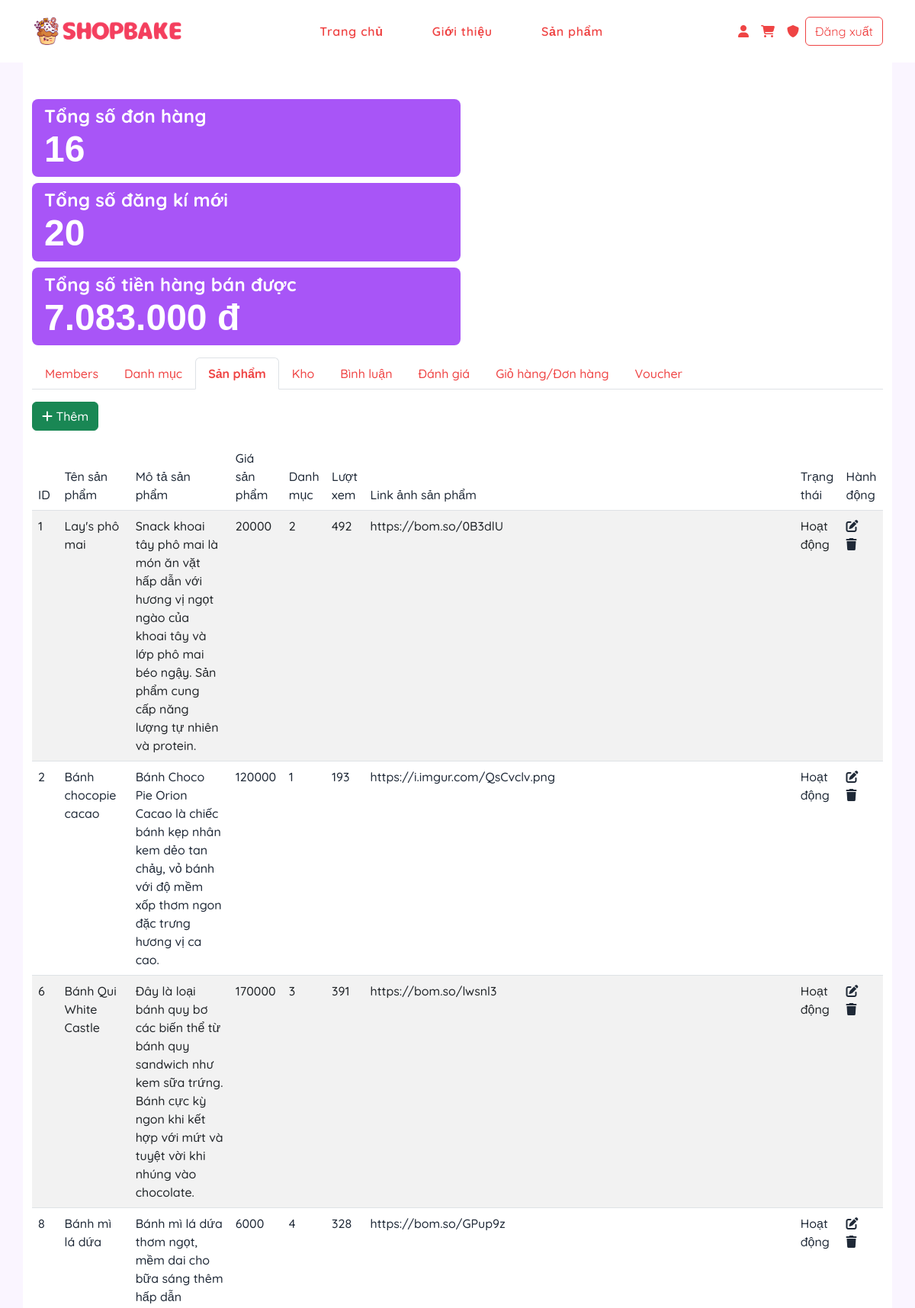
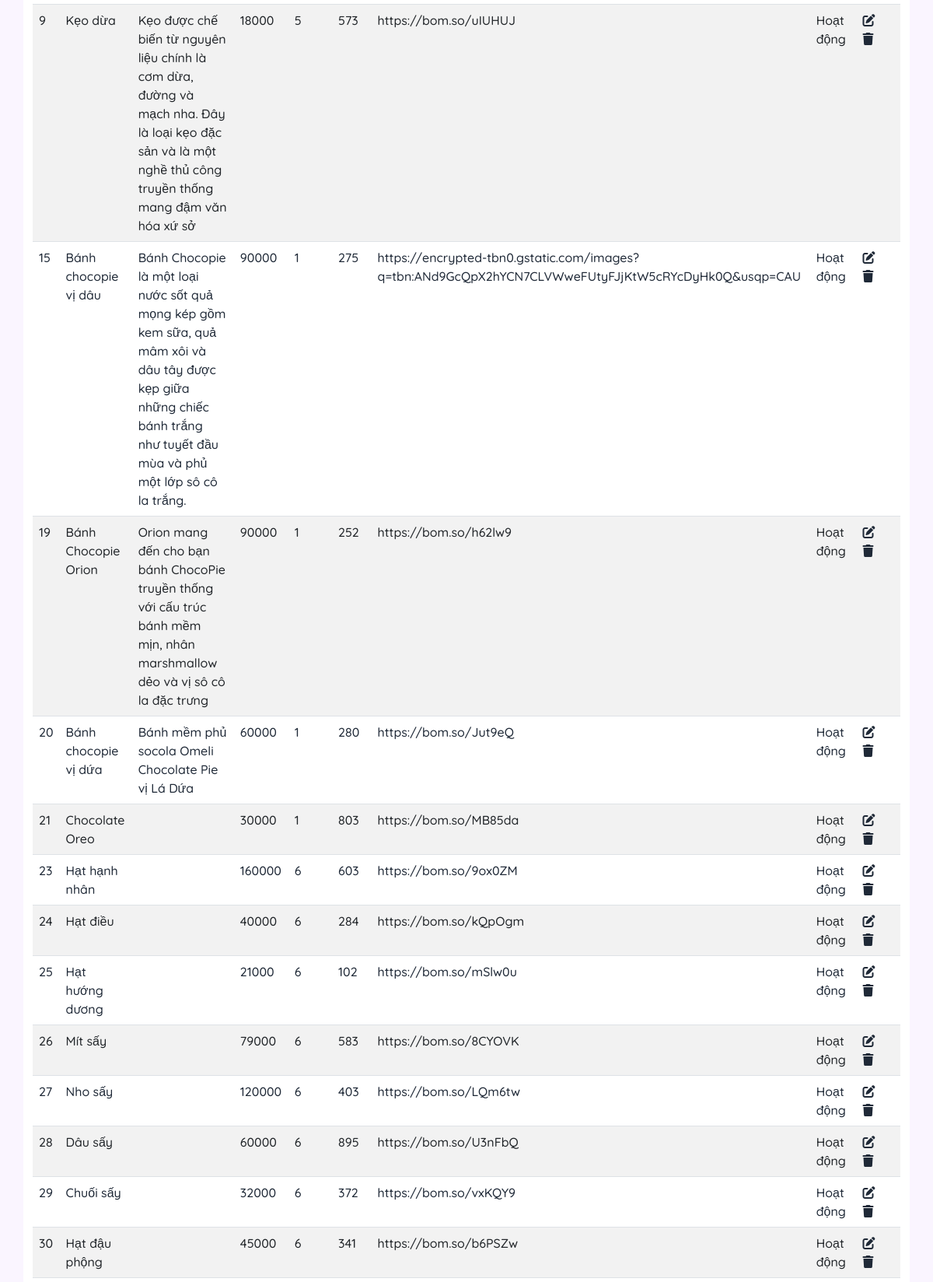
Page /admin/products (signed in, upper part) on the committed database (2 pictures, top to bottom).
### tables this page shows
CREATE TABLE `products` (
  `prod_id` int(11) NOT NULL AUTO_INCREMENT,
  `prod_name` varchar(255) NOT NULL,
  `prod_desc` text DEFAULT NULL,
  `prod_price` int(11) NOT NULL,
  `category_id` int(11) NOT NULL,
  `views` int(11) DEFAULT 0,
  `best_sell` enum('0','1') DEFAULT '0',
  `img_path` text NOT NULL,
  `is_delete` enum('0','1') DEFAULT '0',
  PRIMARY KEY (`prod_id`),
  KEY `fk_cat_idx` (`category_id`),
  CONSTRAINT `fk_cat` FOREIGN KEY (`category_id`) REFERENCES `categories` (`category_id`)
);

### app/controllers/BaseController.php (called while the page is built, shortened)
<?php
class BaseController
{
    protected function view($viewPath, array $params = [])
    {
        $newViewPath = self::VIEW_FOLDER . "/" . str_replace('.', '/', $viewPath) . '.php';
        require $newViewPath;
    }
}
?>

### app/core/Database.php (called while the page is built)
<?php
class Database {
    private $host = DB_HOST;
    private $db_name = DB_NAME;
    private $username = DB_USER;
    private $password = DB_PASS;
    public function getConnection() {
        $conn = null;
        try {
            $conn = new PDO("mysql:host={$this->host};dbname={$this->db_name};charset=utf8mb4", $this->username, $this->password);
            $conn->setAttribute(PDO::ATTR_ERRMODE, PDO::ERRMODE_EXCEPTION);
        } catch (PDOException $e) {
            echo "Connection error: " . $e->getMessage();
        }
        return $conn;
    }
}

### app/models/ProductModel.php (called while the page is built, shortened)
<?php
class ProductModel extends BaseModel
{
    public function getListProduct($limit = null, $filter = null, $search = null)
    {
        if (isset($search)) {
            $searchData = [
                "prod_name" => $search
            ];
        } else {
            $searchData = [];
        }
        if (isset($filter)) {
            $filterData = [
                "category_id" => $filter
            ];
        } else {
            $filterData = [];
        }
        $listProduct = $this->getAll(table: self::PROD_TABLE, limit: $limit, conditions: $filterData, likeConditions: $searchData);
        return $listProduct;
    }
}

### app/models/BaseModel.php (called while the page is built, shortened)
<?php
class BaseModel extends Database
{
    protected $conn;
    public function __construct()
    {
        $this->conn = $this->getConnection();
    }
    public function getAll($table, $limit = null, $arraySelect = ['*'], $conditions = [], $order = null, $likeConditions = [])
    {
        $result = $this->_query($table, $arraySelect, $conditions, $limit, $order, $likeConditions);
        return $result;
    }
    private function _query($table, $arraySelect = ['*'], $conditions = [], $limit = null, $order = null, $likeConditions = [])
    {
        try {
            $column = implode(', ', $arraySelect);
            $sql = "SELECT $column FROM $table";
            if (!empty($conditions)) {
                $sql .= " WHERE ";
                $conditionsArray = [];
                foreach ($conditions as $column => $value) {
                    $conditionsArray[] = "$column = :$column";
                }
                $sql .= implode(' AND ', $conditionsArray);
            }
            $stmt = $this->conn->prepare($sql);
            if (!empty($conditions)) {
                foreach ($conditions as $column => $value) {
                    $stmt->bindValue(":$column", $value);
                }
            }
            $stmt->execute();
            return $stmt->fetchAll(PDO::FETCH_ASSOC);
        } catch (PDOException $e) {
            return false;
        }
    }
}
?>

### app/views/admin/productViews.php (the view)
<main class="container-fluid">
    <div class="bg-white container-lg py-5">
        <?php require_once "./app/views/admin/head_tabs.php" ?>
        <div class="py-3">
            <div class="table-responsive">
                <div class="table-wrapper">
                    <div class="table-title pb-3">
                        <div class="row">
                            <div class="col-sm-6">
                                <a href="<?php echo BASEPATH . "/admin/products/add" ?>" class="btn btn-success "
                                   data-toggle="modal">
                                    <i class="fa-solid fa-plus text-white"></i>
                                    <span class="text-white">Thêm</span>
                                </a>
                            </div>
                        </div>
                    </div>
                    <table class="table table-striped table-hover">
                        <thead>
                        <tr>
                            <th>ID</th>
                            <th>Tên sản phẩm</th>
                            <th>Mô tả sản phẩm</th>
                            <th>Giá sản phẩm</th>
                            <th>Danh mục</th>
                            <th>Lượt xem</th>
                            <th>Link ảnh sản phẩm</th>
                            <th>Trạng thái</th>
                            <th>Hành động</th>
                        </tr>
                        </thead>
                        <tbody>
                        <?php
                        foreach ($listProducts as $product) {
                            echo "
                                    <tr>
                                        <td>$product[prod_id]</td>
                                        <td>$product[prod_name]</td>
                                        <td>$product[prod_desc]</td>
                                        <td>$product[prod_price]</td>
                                        <td>$product[category_id]</td>
                                        <td>$product[views]</td>
                                        <td>$product[img_path]</td>
                                        <td>" . ($product["is_delete"] ? "Bị Xóa" : "Hoạt động") . "</td>
                                        <td>
                                            <a href='" . BASEPATH . "/admin/products/edit?productId=$product[prod_id]" . "' class=' me-2'><i class='fa-solid fa-pen-to-square'></i></a>
                                            <a href='" . BASEPATH . "/admin/products/delete?productId=$product[prod_id]" . "' class='   me-2'><i class='fa-solid fa-trash'></i></a>
                                        </td>
                                    </tr>
                                    ";
                        }
                        ?>
                        </tbody>
                    </table>
                </div>
            </div>
        </div>
    </div>
</main>

### public/css/style.css (style rules this page uses)
:root { --text-dark-500: #6b7280; --text-dark-base: #1f2937; --text-dark-950: #030712; --text-light-base: #fff; --primary-color: var(--rose-500); --secondary-color: var(--yellow-500); --third-color: var(--purple-500); --gray-500: #6b7280; --gray-800: #1f2937; --gray-950: #030712; --rose-50: #fef2f2; --rose-100: #fee2e2; --rose-200: #fecaca; --rose-300: #fca5a5; --rose-400: #f87171; --rose-500: #ef4444; --rose-600: #dc2626; --rose-700: #b91c1c; --rose-800: #991b1b; --rose-900: #7f1d1d; --rose-950: #450a0a; --yellow-50: #fefce8; --yellow-100: #fef9c3; --yellow-200: #fef08a; --yellow-300: #fde047; --yellow-400: #facc15; --yellow-500: #eab308; --yellow-600: #ca8a04; --yellow-700: #a16207; --yellow-800: #854d0e; --yellow-900: #713f12; --yellow-950: #422006; --purple-50: #faf5ff; --purple-100: #f3e8ff; --purple-200: #e9d5ff; --purple-300: #d8b4fe; --purple-400: #c084fc; --purple-500: #a855f7; --purple-600: #9333ea; --purple-700: #7e22ce; --purple-800: #6b21a8; --purple-900: #581c87; --purple-950: #3b0764; --success: #65a30d; --fail: #dc2626; --wait: #eab308; --quicksand-font: 'Quicksand', sans-serif; --helvetica-font: 'Helvetica', sans-serif; }
* { font-family: var(--quicksand-font); margin: 0; padding: 0; box-sizing: border-box; font-weight: 500; font-size: 16px; color: var(--text-dark-base); }
.bg-white { background: #fff; }

### public/css/home.css (style rules this page uses)
main { background: var(--purple-50); }

### rows in the picture
products: prod_id "1", prod_name "Lay's phô mai", prod_desc "Snack khoai tây phô mai là món ăn vặt hấp dẫn với hương vị ngọt ngào của khoai tây và lớp phô mai béo ngậy. Sản phẩm cung cấp năng lượng tự nhiên và protein.", prod_price "20000", category "2", views "492", img_path "https://bom.so/0B3dlU", is_delete "Hoạt động"
products: prod_id "2", prod_name "Bánh chocopie cacao", prod_desc "Bánh Choco Pie Orion Cacao là chiếc bánh kẹp nhân kem dẻo tan chảy, vỏ bánh với độ mềm xốp thơm ngon đặc trưng hương vị ca cao.", prod_price "120000", category "1", views "193", img_path "https://i.imgur.com/QsCvclv.png", is_delete "Hoạt động"
products: prod_id "6", prod_name "Bánh Qui White Castle", prod_desc "Đây là loại bánh quy bơ các biến thể từ bánh quy sandwich như kem sữa trứng. Bánh cực kỳ ngon khi kết hợp với mứt và tuyệt vời khi nhúng vào chocolate.", prod_price "170000", category "3", views "391", img_path "https://bom.so/lwsnl3", is_delete "Hoạt động"
products: prod_id "8", prod_name "Bánh mì lá dứa", prod_desc "Bánh mì lá dứa thơm ngọt, mềm dai cho bữa sáng thêm hấp dẫn", prod_price "6000", category "4", views "328", img_path "https://bom.so/GPup9z", is_delete "Hoạt động"
products: prod_id "9", prod_name "Kẹo dừa", prod_desc "Kẹo được chế biến từ nguyên liệu chính là cơm dừa, đường và mạch nha. Đây là loại kẹo đặc sản và là một nghề thủ công truyền thống mang đậm văn hóa xứ sở", prod_price "18000", category "5", views "573", img_path "https://bom.so/uIUHUJ", is_delete "Hoạt động"
products: prod_id "15", prod_name "Bánh chocopie vị dâu", prod_desc "Bánh Chocopie là một loại nước sốt quả mọng kép gồm kem sữa, quả mâm xôi và dâu tây được kẹp giữa những chiếc bánh trắng như tuyết đầu mùa và phủ một lớp sô cô la trắng.", prod_price "90000", category "1", views "275", img_path "https://encrypted-tbn0.gstatic.com/images?q=tbn:ANd9GcQpX2hYCN7CLVWweFUtyFJjKtW5cRYcDyHk0Q&usqp=CAU", is_delete "Hoạt động"
products: prod_id "19", prod_name "Bánh Chocopie Orion", prod_desc "Orion mang đến cho bạn bánh ChocoPie truyền thống với cấu trúc bánh mềm mịn, nhân marshmallow dẻo và vị sô cô la đặc trưng", prod_price "90000", category "1", views "252", img_path "https://bom.so/h62lw9", is_delete "Hoạt động"
products: prod_id "20", prod_name "Bánh chocopie vị dứa", prod_desc "Bánh mềm phủ socola Omeli Chocolate Pie vị Lá Dứa", prod_price "60000", category "1", views "280", img_path "https://bom.so/Jut9eQ", is_delete "Hoạt động"
products: prod_id "21", prod_name "Chocolate Oreo", prod_price "30000", category "1", views "803", img_path "https://bom.so/MB85da", is_delete "Hoạt động"
products: prod_id "23", prod_name "Hạt hạnh nhân", prod_price "160000", category "6", views "603", img_path "https://bom.so/9ox0ZM", is_delete "Hoạt động"
products: prod_id "24", prod_name "Hạt điều", prod_price "40000", category "6", views "284", img_path "https://bom.so/kQpOgm", is_delete "Hoạt động"
products: prod_id "25", prod_name "Hạt hướng dương", prod_price "21000", category "6", views "102", img_path "https://bom.so/mSlw0u", is_delete "Hoạt động"
products: prod_id "26", prod_name "Mít sấy", prod_price "79000", category "6", views "583", img_path "https://bom.so/8CYOVK", is_delete "Hoạt động"
products: prod_id "27", prod_name "Nho sấy", prod_price "120000", category "6", views "403", img_path "https://bom.so/LQm6tw", is_delete "Hoạt động"
products: prod_id "28", prod_name "Dâu sấy", prod_price "60000", category "6", views "895", img_path "https://bom.so/U3nFbQ", is_delete "Hoạt động"
products: prod_id "29", prod_name "Chuối sấy", prod_price "32000", category "6", views "372", img_path "https://bom.so/vxKQY9", is_delete "Hoạt động"
products: prod_id "30", prod_name "Hạt đậu phộng", prod_price "45000", category "6", views "341", img_path "https://bom.so/b6PSZw", is_delete "Hoạt động"

### other values in the picture
$analyticsArray["totalOrders"] "16"
$analyticsArray["totalUsers"] "20"
$analyticsArray["totalRevenue"] "7.083.000"
$item_key "Members"
$item_key "Danh mục"
$item_key "Sản phẩm"
$item_key "Kho"
$item_key "Bình luận"
$item_key "Đánh giá"
$item_key "Giỏ hàng/Đơn hàng"
$item_key "Voucher"
